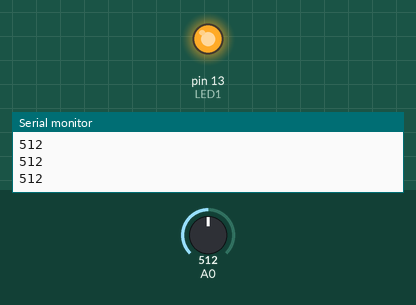
This sketch was run on a simulated Arduino Uno, built with avr-gcc and run on an emulated ATmega328P. Parts: output pins drawn as LEDs (lit = HIGH), the last lines printed to the serial monitor. The test bench sets the inputs (shaded band); at power-on: A0 = 512.

Above: at 1.2 s.
1.3 s: A0 set to 312
2.8 s: A0 set to 293
At 3.8 s:
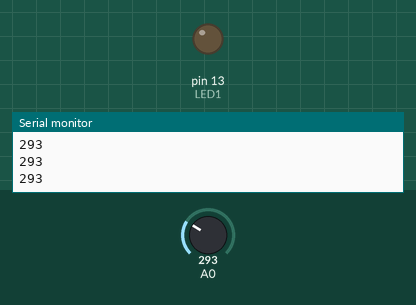
4.3 s: A0 set to 306
At 4.8 s:
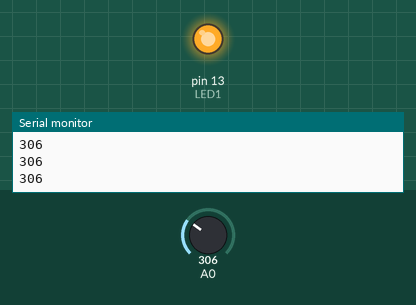
5.8 s: A0 set to 290
At 7.2 s:
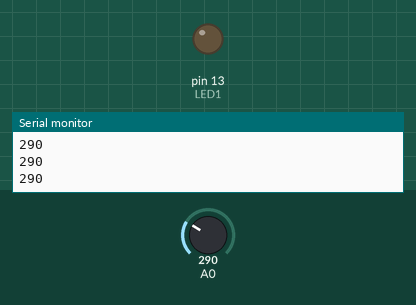
Timing chart, 0 to 8.3 s (numbered marks = the images above; inputs shaded):
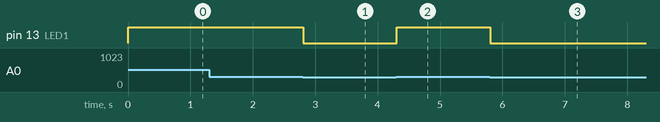

The sketch:

light_sensor.ino
```cpp
int LED1 = 13;

void setup() {
  // put your setup code here, to run once:
  Serial.begin(9600);
  pinMode(LED1,OUTPUT);
}

void loop() {
  // put your main code here, to run repeatedly:
  int light = analogRead(A0);
  Serial.print("\n");
  Serial.print(light);
  if(light > 300){
    digitalWrite(LED1, HIGH);
  }else{
    digitalWrite(LED1, LOW);
  }

}
```

Measured:
- the behaviour switches between 301 and 300 on A0 (found by bisection; images 0 and 1)
- after the input at 2.8 s, pin 13 (LED1): HIGH → LOW at once
- after the input at 4.3 s, pin 13 (LED1): LOW → HIGH at once
- after the input at 5.8 s, pin 13 (LED1): HIGH → LOW at once
